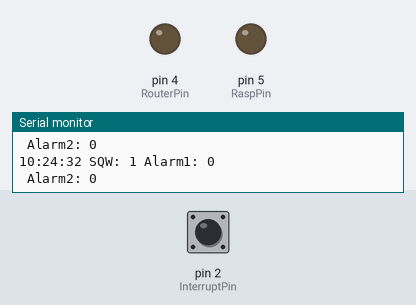
Bench run of a sketch on a simulated Arduino Uno, built with avr-gcc and run on an emulated ATmega328P. Shown: output pins drawn as LEDs (lit = HIGH), the last lines printed to the serial monitor. Inputs (shaded band) come from the test bench; at power-on: pin 2 (InterruptPin) HIGH. The local clock reads 2024-03-15 10:24:30 at power-on unless the sketch sets it.

Above: at 2.8 s.
2.9 s: pin 2 (InterruptPin) pulled LOW for 1.2 s
At 3.7 s:
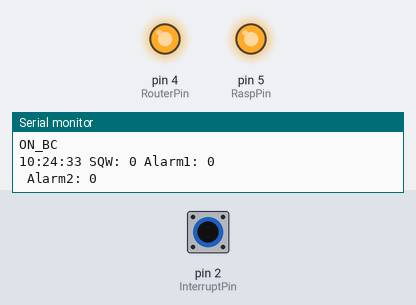
5.6 s: pin 2 (InterruptPin) pulled LOW for 1.2 s
At 6.9 s:
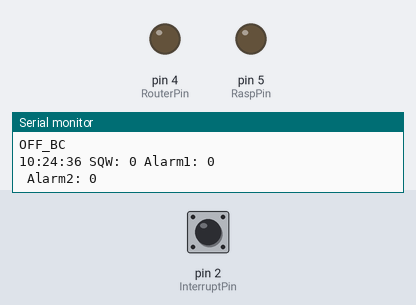
8.3 s: pin 2 (InterruptPin) pulled LOW for 3.2 s
At 9.0 s:
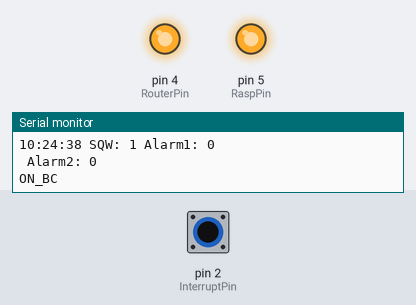
Timing chart, 0 to 11.3 s (numbered marks = the images above; inputs shaded):
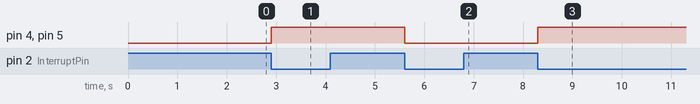

Measured:
- after the input at 2.9 s, pin 4 (RouterPin), pin 5 (RaspPin): LOW → HIGH at once
- after the input at 5.6 s, pin 4 (RouterPin), pin 5 (RaspPin): HIGH → LOW at once
- after the input at 8.3 s, pin 4 (RouterPin), pin 5 (RaspPin): LOW → HIGH at once

The sketch:

sketch_aug02a.ino
```cpp
// ******* Please update the DateTime for when the alarm will ring
// ******* Please update the frequency of alarms: TimeSpan(0, 24, 0, 0) 24 Hours


/* Example implementation of an alarm using DS3231
 *
 * VCC and GND of RTC should be connected to some power source
 * SDA, SCL of RTC should be connected to SDA, SCL of arduino
 * SQW should be connected to CLOCK_INTERRUPT_PIN
 * CLOCK_INTERRUPT_PIN needs to work with interrupts
 * ref: https://github.com/adafruit/RTClib/blob/master/examples/DS3231_alarm/DS3231_alarm.ino
 */

#include <RTClib.h>
//#include <LowPower.h>
RTC_DS3231 rtc;

//SQW on RTC
#define InterruptPin 2
// 2 Relay Pins
#define RouterPin 4
#define RaspPin 5
// whether to ring after 2 hours or 22 hours (e.g. 12 or 14pm)
bool twoHour = true;
bool isOn = false;

void setup() {
    Serial.begin(9600);

    pinMode(RouterPin, OUTPUT);
    digitalWrite(RaspPin, LOW);
    pinMode(RaspPin, OUTPUT);
    digitalWrite(RouterPin, LOW);

    // initializing the rtc
    if(!rtc.begin()) {
        Serial.println("Couldn't find RTC!");
        Serial.flush();
        while (1) delay(10);
    }

    Serial.println("start");

    if(rtc.lostPower()) {
        // this will adjust to the date and time at compilation
        Serial.println("Set time");
        rtc.adjust(DateTime(F(__DATE__), F(__TIME__)));
    }

    //we don't need the 32K Pin, so disable it
    rtc.disable32K();

    // Making it so, that the alarm will trigger an interrupt
    pinMode(InterruptPin, INPUT_PULLUP);
    attachInterrupt(digitalPinToInterrupt(InterruptPin), onAlarm, FALLING);

    // set alarm 1, 2 flag to false (so alarm 1, 2 didn't happen so far)
    // if not done, this easily leads to problems, as both register aren't reset on reboot/recompile
    rtc.clearAlarm(1);
    rtc.clearAlarm(2);

    // stop oscillating signals at SQW Pin
    // otherwise setAlarm1 will fail
    rtc.writeSqwPinMode(DS3231_OFF);

    // rtc.setAlarm1(DateTime(2022, 07, 30, 17, 00, 00), DS3231_A1_Hour);
//    if(!rtc.setAlarm1(
//      DateTime(2022, 8, 2, 3, 41, 30), DS3231_A1_Hour
//    )) {
//      Serial.println("Error, alarm wasn't set!");
//    }else {
//      Serial.println("Alarm will happen at 5pm!");
//    }
    if(!rtc.setAlarm1(
          DateTime(2022, 8, 2, 16, 41, 5),
          DS3231_A1_Hour // this mode triggers the alarm when the seconds match. See Doxygen for other options
    )) {
        Serial.println("Error, alarm wasn't set!");
    }else {
        Serial.println("Alarm will happen in 10 seconds!");
    }

    // rtc.setAlarm2(DateTime(2022, 8, 2, 3, 10, 50), DS3231_A1_Hour);
    /*
    if(!rtc.setAlarm2(
      DateTime(2022, 8, 2, 16, 27, 5), DS3231_A2_Hour
    )) {
      Serial.println("Error, alarm wasn't set!");
    }else {
      Serial.println("Alarm will happen at 6pm!");
    }
   */
}

void loop() {
    // print current time
    char date[10] = "hh:mm:ss";
    rtc.now().toString(date);
    Serial.print(date);
    // the value at SQW-Pin (because of pullup 1 means no alarm)
    Serial.print(" SQW: ");
    Serial.print(digitalRead(InterruptPin));
    // whether a alarm happened happened
    Serial.print(" Alarm1: ");
    Serial.print(rtc.alarmFired(1));
    Serial.print("\n");

    Serial.print(" Alarm2: ");
    Serial.print(rtc.alarmFired(2));
    Serial.print("\n");
    // Serial.print(" Alarm2: ");
    // Serial.println(rtc.alarmFired(2));
    // control register values (see https://datasheets.maximintegrated.com/en/ds/DS3231.pdf page 13)
    // Serial.print(" Control: 0b");
    // Serial.println(read_i2c_register(DS3231_ADDRESS, DS3231_CONTROL), BIN);

    // resetting SQW and alarm 1 flag

    // using setAlarm1, the next alarm could now be configurated
    if(rtc.alarmFired(1)) {
        rtc.clearAlarm(1);
        //rtc.setAlarm1(rtc.now() + TimeSpan(0, 0, 0, 10), DS3231_A1_Hour);
        if (twoHour==true)  {
          twoHour = false;
          rtc.setAlarm1(rtc.now() + TimeSpan(0, 0, 0, 3), DS3231_A1_Hour);
        } else {
          twoHour = true;
          rtc.setAlarm1(rtc.now() + TimeSpan(0, 0, 0, 6), DS3231_A1_Hour);
        }
        Serial.println("Alarm 1 !!!!!!!!");
    }
/*
    if(rtc.alarmFired(2)) {
        rtc.clearAlarm(2);
        rtc.setAlarm2(rtc.now() + TimeSpan(0, 0, 0, 10), DS3231_A2_Hour);
        Serial.println("Alarm 2 !!!!!!!!");
    }
    */

    //LowPower.deepSleep(1000);//*60*60*24);
    //LowPower.powerDown(SLEEP_FOREVER, ADC_OFF, BOD_OFF);
    delay(1000);
}

void onAlarm() {
    if(isOn == false){
      isOn = true;
      digitalWrite(RaspPin, HIGH);
      digitalWrite(RouterPin, HIGH);
      Serial.println("ON_BC");
    }
    else {
      isOn = false;
      digitalWrite(RaspPin, LOW);
      digitalWrite(RouterPin, LOW);
      Serial.println("OFF_BC");
    }
}
```
